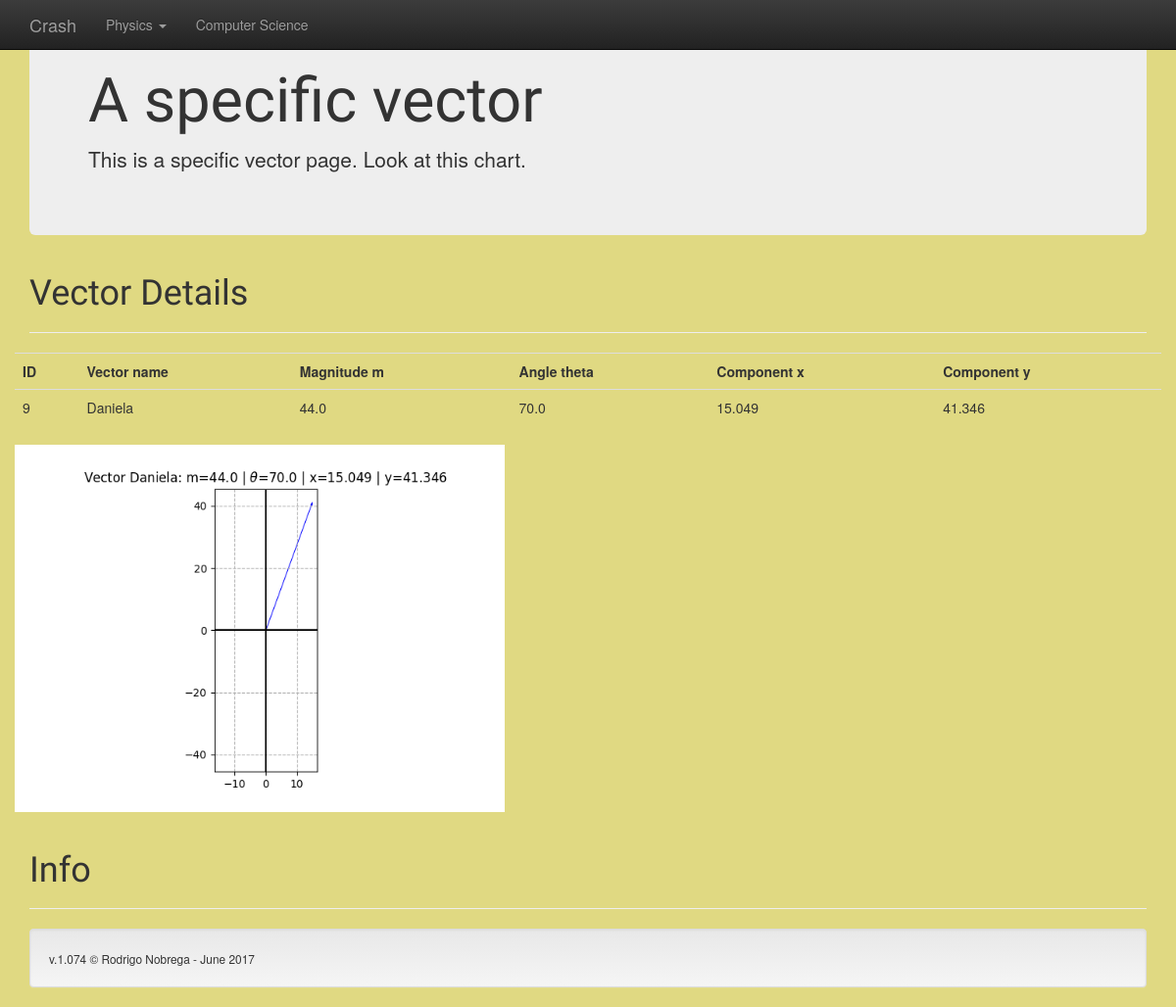
/Crash/vector/9, run on the app's committed database.
### Physics/models.py (models this page shows, shortened)
class HTVector(models.Model):
    name = models.CharField(max_length=30, null=True)
    m = models.FloatField(default=None, null=True)
    theta = models.FloatField(default=None, null=True)
    x = models.FloatField(default=None, null=True)
    y = models.FloatField(default=None, null=True)
    def drawVector(self):
        if (self.x > 0 and self.y > 0):
            limits = [(-1.1 * self.x), (1.1 * self.x), (-1.1 * self.y), (1.1 * self.y)]
        elif (self.x < 0 and self.y > 0):
            limits = [(1.1 * self.x), (-1.1 * self.x), (-1.1 * self.y), (1.1 * self.y)]
        elif (self.x < 0 and self.y < 0):
            limits = [(1.1 * self.x), (-1.1 * self.x), (1.1 * self.y), (-1.1 * self.y)]
        elif (self.x > 0 and self.y < 0):
            limits = [(-1.1 * self.x), (1.1 * self.x), (1.1 * self.y), (-1.1 * self.y)]
        plt.gca().set_aspect('equal')
        plt.axis(limits)
        plt.axhline(y=0, color='k')
        plt.axvline(x=0, color='k')
        plt.grid(True, linestyle='dashed')
        plt.quiver(0, 0, self.x, self.y, angles='xy', scale_units='xy', scale=1, color='b')
        plt.title(r'Vector {}: m={} | $\theta$={} | x={} | y={}'.format(self.name, self.m, self.theta, self.x, self.y))
        plt.savefig('Physics/static/Physics/vector.png')
        plt.clf()

### Physics/views.py (the view)
# urls.py: url(r'^vector/(?P<id>\d+)$', views.vector_num, name='vector_num'),
def vector_num(request, id):
    vector = get_object_or_404(HTVector, pk=id)
    picture = vector.drawVector()
    return render(request, 'Physics/vector_detail.html', {'vector': vector})

### Physics/templates/Physics/vector_detail.html (shortened to what this page needs)
{% extends 'base.html' %}
      {% block body%}
      <div class="jumbotron">
        <h1>A specific vector</h1>
        <p>This is a specific vector page. Look at this chart.</p>
      </div>
      <div class="page-header">
        <h1>Vector Details</h1>
      </div>
      <div class="row">
        <table class="table table-hover">
        <tr>
          <td><strong>ID</strong></td>
          <td><strong>Vector name</strong></td>
          <td><strong>Magnitude m</strong></td>
          <td><strong>Angle theta</strong></td>
          <td><strong>Component x</strong></td>
          <td><strong>Component y</strong></td>
        </tr>
        <tr>
          <td>{{ vector.id }}</td>
          <td>{{ vector.name }}</td>
          <td>{{ vector.m }}</td>
          <td>{{ vector.theta }}</td>
          <td>{{ vector.x }}</td>
          <td>{{ vector.y }}</td>
        </tr>
        </table>
        {% load staticfiles %}
        <img src="{% static 'Physics/vector.png' %}" alt="{{ vector.name }}" width="500px"/>
      </div>
      {% endblock%}

### Physics/static/Physics/style.css (style rules this page uses)
body { background-color: #E0D982; }
h1 { font-family: 'Acme', sans-serif; }

### data on the page
HTVector: id "9", name "Daniela", m "44.0", theta "70.0", x "15.049", y "41.346"
